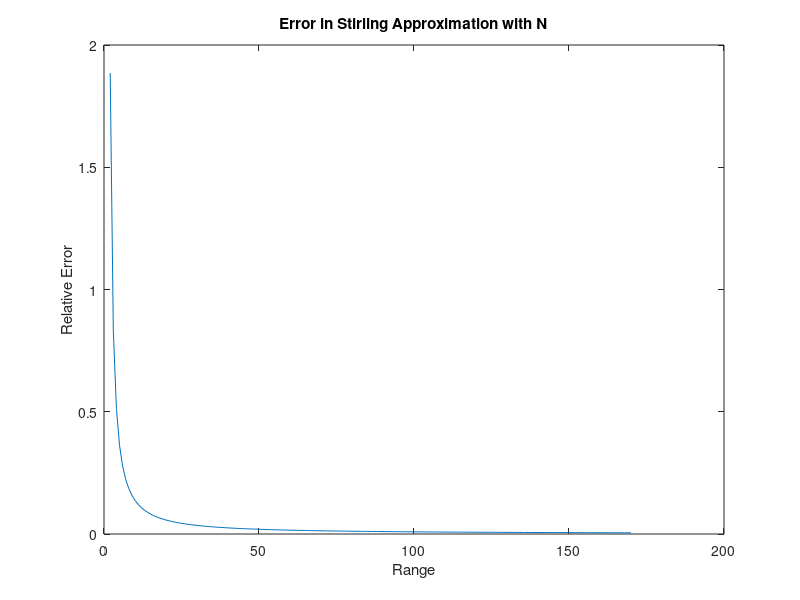

The MATLAB script that drew this image:
%{
error = log(factorial(n)) - n.*log(n) + n
plot error vs. n
%}

n=2:190;
error = (log(factorial(n)) - n.*log(n) + n)./(log(factorial(n)));
plot(n, error), xlabel('Range'), ylabel('Relative Error')
title('Error in Stirling Approximation with N')

